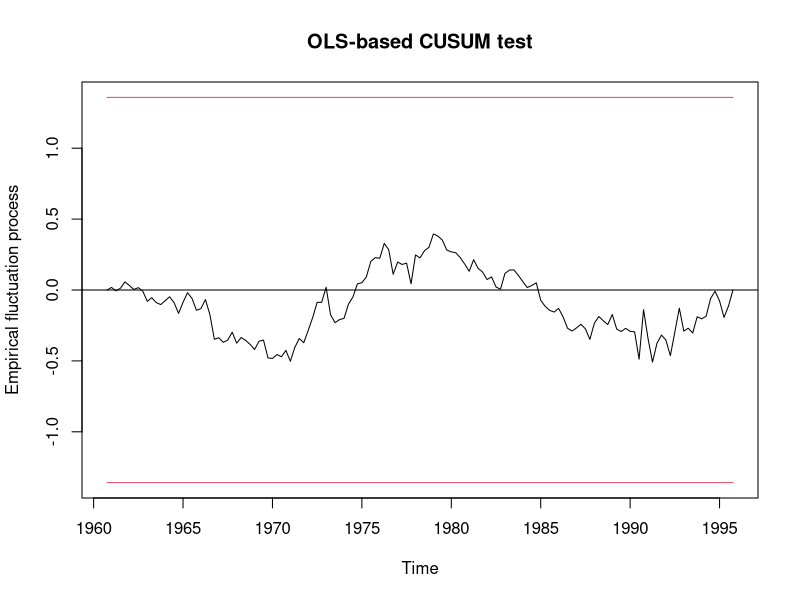
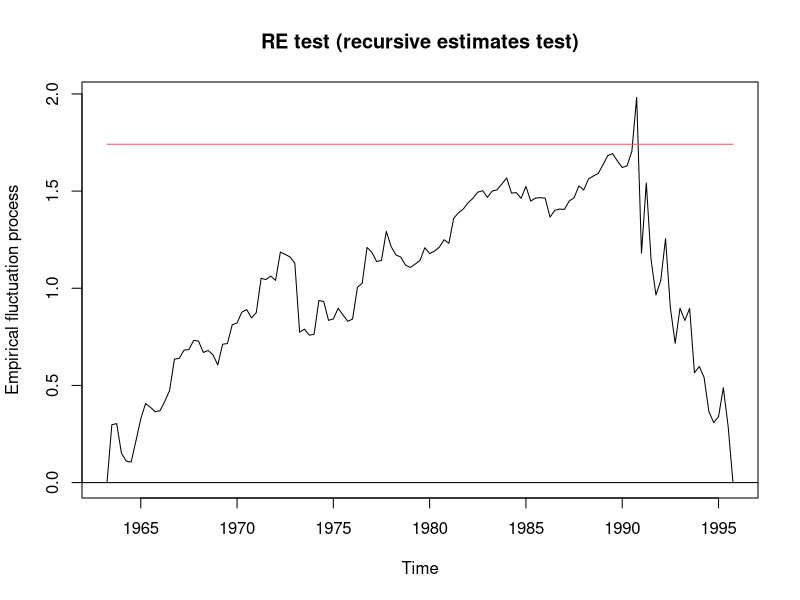
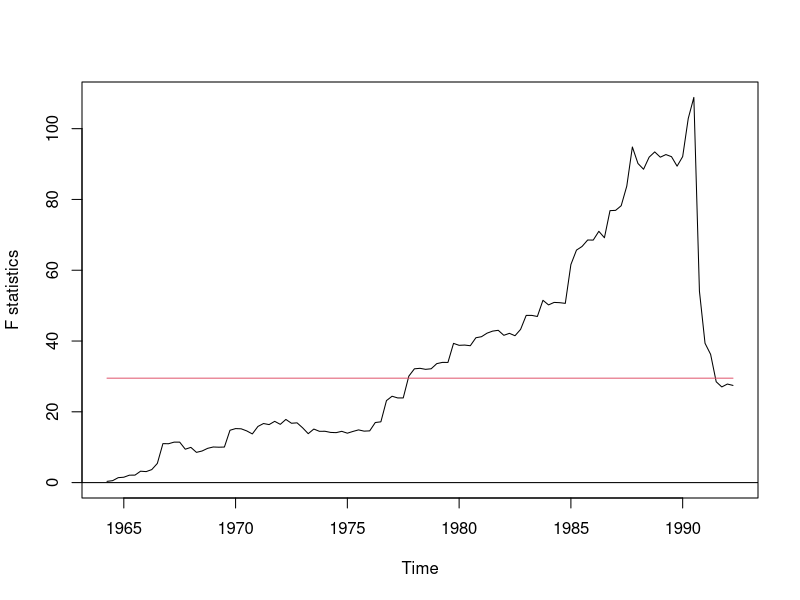

Here is the R script that generated these plots, in order: (Note: this script raises an error after producing the figures.)
library(strucchange)


### Encoding: UTF-8

### Name: GermanM1
### Title: German M1 Money Demand
### Aliases: GermanM1 historyM1 monitorM1
### Keywords: datasets

### ** Examples

data("GermanM1")
## Lütkepohl et al. (1999) use the following model
LTW.model <- dm ~ dy2 + dR + dR1 + dp + m1 + y1 + R1 + season
## Zeileis et al. (2005) use
M1.model <- dm ~ dy2 + dR + dR1 + dp + ecm.res + season


## historical tests
ols <- efp(LTW.model, data = GermanM1, type = "OLS-CUSUM")
plot(ols)
re <- efp(LTW.model, data = GermanM1, type = "fluctuation")
plot(re)
fs <- Fstats(LTW.model, data = GermanM1, from = 0.1)
plot(fs)

## monitoring
M1 <- historyM1
ols.efp <- efp(M1.model, type = "OLS-CUSUM", data = M1)
newborder <- function(k) 1.5778*k/118
ols.mefp <- mefp(ols.efp, period = 2)
ols.mefp2 <- mefp(ols.efp, border = newborder)
M1 <- GermanM1
ols.mon <- monitor(ols.mefp)
ols.mon2 <- monitor(ols.mefp2)
plot(ols.mon)
lines(boundary(ols.mon2), col = 2)

## dating
bp <- breakpoints(LTW.model, data = GermanM1)
summary(bp)
plot(bp)

plot(fs)
lines(confint(bp))
